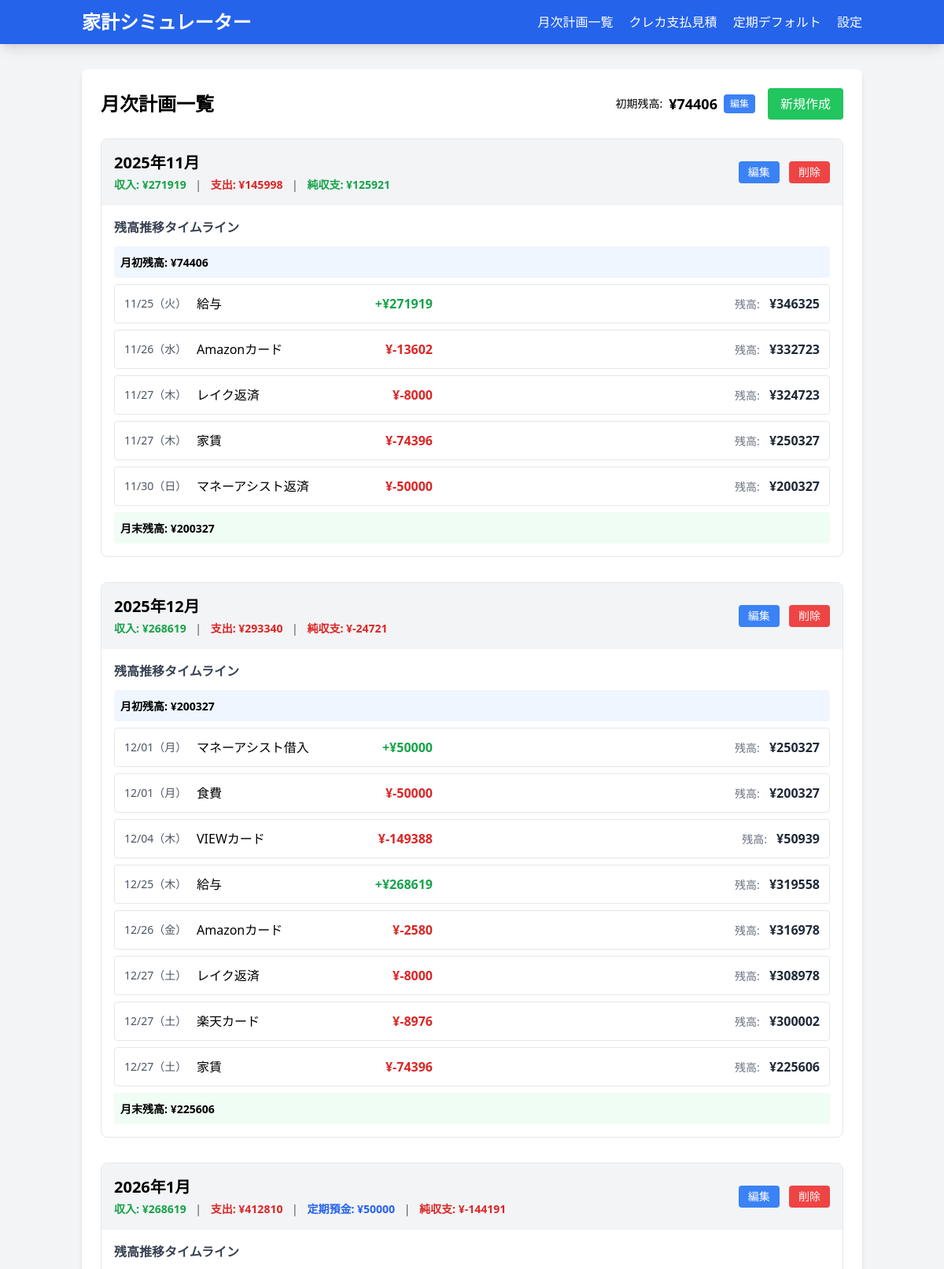
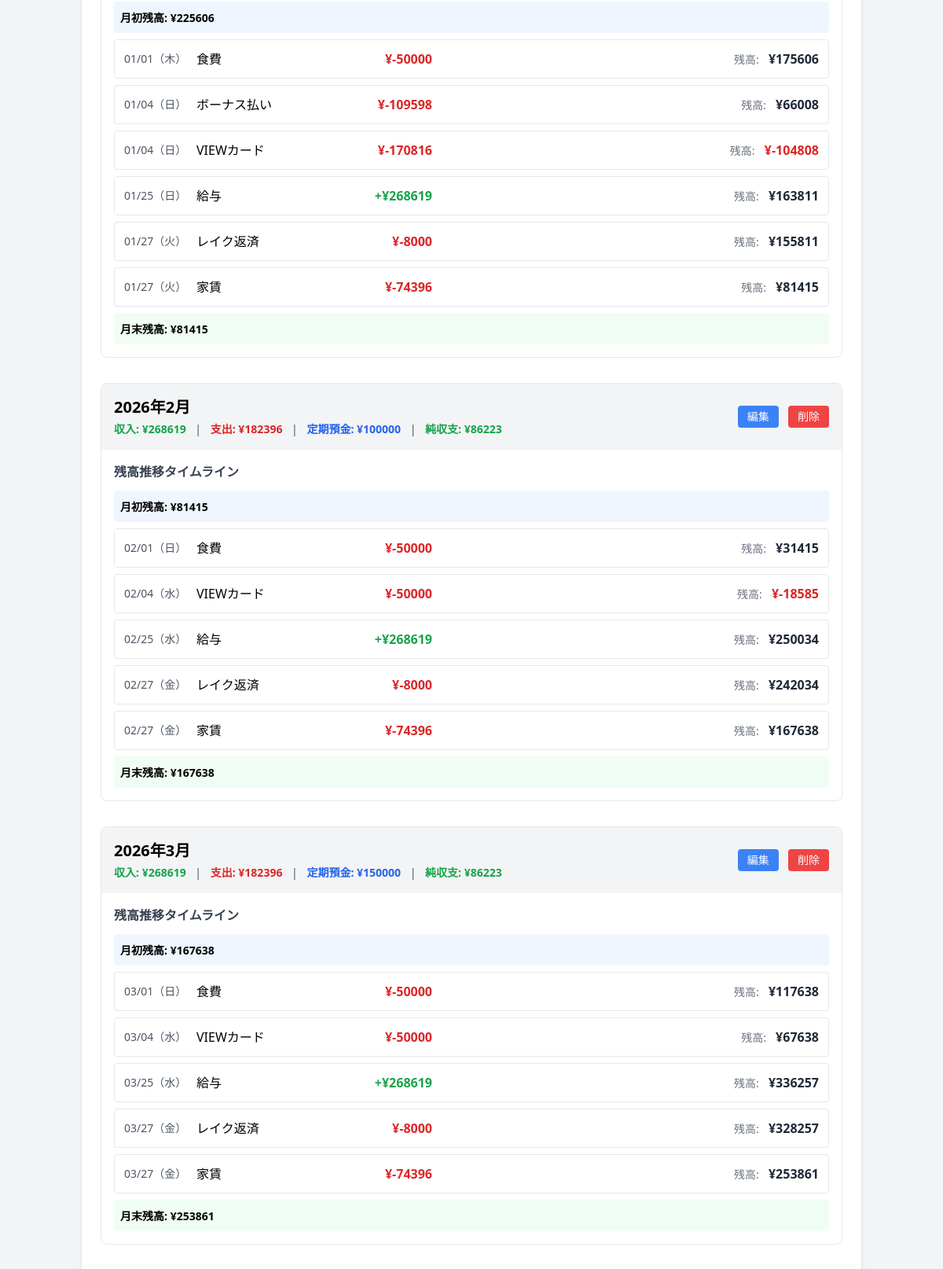
The page / (upper part) on the database its author committed (2 pictures, top to bottom).
### budget_app/models.py (models this page shows, shortened)
class MonthlyPlan(models.Model):
    year_month = models.CharField(max_length=7, unique=True, verbose_name="年月")  # YYYY-MM
    salary = models.IntegerField(default=0, verbose_name="給与")
    bonus = models.IntegerField(default=0, verbose_name="ボーナス")
    food = models.IntegerField(default=0, verbose_name="食費")
    rent = models.IntegerField(default=0, verbose_name="家賃")
    lake = models.IntegerField(default=0, verbose_name="レイク返済")
    view_card = models.IntegerField(default=0, verbose_name="VIEWカード")
    view_card_bonus = models.IntegerField(default=0, verbose_name="ボーナス払い")
    rakuten_card = models.IntegerField(default=0, verbose_name="楽天カード")
    paypay_card = models.IntegerField(default=0, verbose_name="PayPayカード")
    vermillion_card = models.IntegerField(default=0, verbose_name="VERMILLION CARD")
    amazon_card = models.IntegerField(default=0, verbose_name="Amazonカード")
    savings = models.IntegerField(default=0, verbose_name="定期預金")
    loan = models.IntegerField(default=0, verbose_name="マネーアシスト返済")
    loan_borrowing = models.IntegerField(default=0, verbose_name="マネーアシスト借入")
    other = models.IntegerField(default=0, verbose_name="その他")
    created_at = models.DateTimeField(auto_now_add=True, verbose_name="作成日時")
    updated_at = models.DateTimeField(auto_now=True, verbose_name="更新日時")
    class Meta:
        verbose_name = "月次計画"
        verbose_name_plural = "月次計画"
        ordering = ['year_month']
    def get_total_income(self):
        return self.salary + self.bonus
    def get_total_expenses(self):
        return (
            self.food + self.rent + self.lake +
            self.view_card + self.view_card_bonus +
            self.rakuten_card +
            self.paypay_card +
            self.vermillion_card +
            self.amazon_card +
            self.savings + self.loan + self.other
        )
    def get_net_income(self):
        return self.get_total_income() - self.get_total_expenses()

### budget_app/views.py (the view)
# urls.py: path('', views.plan_list, name='index'),
def plan_list(request):
    from datetime import date
    import calendar
    plans = list(MonthlyPlan.objects.all().order_by('year_month'))
    config = SimulationConfig.objects.filter(is_active=True).first()
    initial_balance = config.initial_balance if config else 0
    savings_enabled = config.savings_enabled if config else False
    savings_amount = config.savings_amount if (config and savings_enabled) else 0
    savings_start_month = config.savings_start_month if (config and savings_enabled) else None
    current_balance = initial_balance
    cumulative_savings = 0  # 定期預金の累計
    for plan in plans:
        plan.total_income = plan.get_total_income()
        plan.total_expenses = plan.get_total_expenses()
        plan.net_income = plan.get_net_income()
        plan.has_savings = savings_enabled and savings_start_month and plan.year_month >= savings_start_month
        if plan.has_savings:
            cumulative_savings += savings_amount
        plan.savings_amount_display = cumulative_savings if plan.has_savings else 0
        year, month = map(int, plan.year_month.split('-'))
        last_day = calendar.monthrange(year, month)[1]
        timeline = []
        plan.start_balance = current_balance
        def clamp_day(day: int) -> int:
            return min(max(day, 1), last_day)
        transactions = [
            {'date': date(year, month, clamp_day(25)), 'name': '給与', 'amount': plan.salary},
            {'date': date(year, month, clamp_day(25)), 'name': 'ボーナス', 'amount': plan.bonus},
            {'date': date(year, month, clamp_day(1)), 'name': '食費', 'amount': -plan.food},
            {'date': date(year, month, clamp_day(27)), 'name': '家賃', 'amount': -plan.rent},
            {'date': date(year, month, clamp_day(27)), 'name': 'レイク返済', 'amount': -plan.lake},
            {'date': date(year, month, clamp_day(4)), 'name': 'VIEWカード', 'amount': -plan.view_card},
            {'date': date(year, month, clamp_day(4)), 'name': 'ボーナス払い', 'amount': -plan.view_card_bonus},
            {'date': date(year, month, clamp_day(27)), 'name': '楽天カード', 'amount': -plan.rakuten_card},
            {'date': date(year, month, clamp_day(27)), 'name': 'PayPayカード', 'amount': -plan.paypay_card},
            {'date': date(year, month, clamp_day(4)), 'name': 'VERMILLION CARD', 'amount': -plan.vermillion_card},
            {'date': date(year, month, clamp_day(26)), 'name': 'Amazonカード', 'amount': -plan.amazon_card},
            {'date': date(year, month, clamp_day(last_day)), 'name': 'マネーアシスト返済', 'amount': -plan.loan},
            {'date': date(year, month, clamp_day(1)), 'name': 'マネーアシスト借入', 'amount': plan.loan_borrowing},
        ]
        if plan.other != 0:
            transactions.append({
                'date': None,
                'name': 'その他',
                'amount': -plan.other,
            })
        transactions.sort(key=lambda x: (x['date'] if x['date'] is not None else date.max, -x['amount']))
        for transaction in transactions:
            if transaction['amount'] == 0:
                continue
            current_balance += transaction['amount']
            timeline.append({
                'date': transaction['date'],
                'name': transaction['name'],
                'amount': transaction['amount'],
                'balance': current_balance,
                'is_income': transaction['amount'] > 0
            })
        plan.timeline = timeline
        plan.final_balance = current_balance
    return render(request, 'budget_app/plan_list.html', {
        'plans': plans,
        'initial_balance': initial_balance,
    })

### budget_app/templatetags/budget_filters.py (called while the page is built)
@register.filter
def format_year_month(value):
    if not value:
        return ''
    try:
        year_str, month_str = str(value).split('-', 1)
        year = int(year_str)
        month = int(month_str.split(':')[0])  # guard against potential suffixes
    except (ValueError, AttributeError):
        return value
    return f'{year}年{month}月'

@register.filter
def yen(value):
    if value in ('', None):
        amount = 0
    else:
        try:
            amount = int(value)
        except (TypeError, ValueError):
            return value
    return f'¥{intcomma(amount)}'

### budget_app/templates/budget_app/plan_list.html (shortened to what this page needs)
{% extends 'budget_app/base.html' %}
{% load humanize budget_filters %}
{% block content %}
<div class="bg-white rounded-lg shadow-md p-6">
    <div class="flex justify-between items-center mb-6">
        <h2 class="text-2xl font-bold">月次計画一覧</h2>
        <div class="flex items-center space-x-4">
            <div class="flex items-center space-x-2">
                <span class="text-sm font-medium">初期残高:</span>
                <span id="initial-balance-display" class="font-bold text-lg">{{ initial_balance|yen }}</span>
                <button onclick="toggleInitialBalanceEdit()" class="bg-blue-500 text-white px-2 py-1 text-xs rounded hover:bg-blue-600">編集</button>
            </div>
            <a href="{% url 'budget_app:plan_create' %}" class="bg-green-500 text-white px-4 py-2 rounded hover:bg-green-600">
                新規作成
            </a>
        </div>
    </div>
    {% if plans %}
        {% for plan in plans %}
        <div class="mb-8 border rounded-lg overflow-hidden" id="plan-{{ plan.pk }}">
            <div class="bg-gray-100 p-4 flex justify-between items-center">
                <div>
                    <h3 class="text-xl font-bold">{{ plan.year_month|format_year_month }}</h3>
                    <div class="text-sm text-gray-600 mt-1">
                        <span class="text-green-600 font-semibold">収入: {{ plan.total_income|yen }}</span>
                        <span class="mx-2">|</span>
                        <span class="text-red-600 font-semibold">支出: {{ plan.total_expenses|yen }}</span>
                        {% if plan.has_savings %}
                            <span class="mx-2">|</span>
                            <span class="text-blue-600 font-semibold">定期預金: {{ plan.savings_amount_display|yen }}</span>
                        {% endif %}
                        <span class="mx-2">|</span>
                        <span class="{% if plan.net_income >= 0 %}text-green-600{% else %}text-red-600{% endif %} font-semibold">
                            純収支: {{ plan.net_income|yen }}
                        </span>
                    </div>
                </div>
                <div class="space-x-2">
                    <button onclick="toggleEdit{{ plan.pk }}()" class="bg-blue-500 text-white px-3 py-1 rounded hover:bg-blue-600 text-sm">編集</button>
                    <form method="post" action="{% url 'budget_app:plan_delete' plan.pk %}" class="inline" onsubmit="return confirm('本当に削除しますか？')">
                        <button type="submit" class="bg-red-500 text-white px-3 py-1 rounded hover:bg-red-600 text-sm">削除</button>
                    </form>
                </div>
            </div>
            <div class="p-4">
                <h4 class="font-bold mb-3 text-gray-700">残高推移タイムライン</h4>
                <div class="bg-blue-50 p-2 mb-2 rounded">
                    <span class="text-sm font-semibold">月初残高: {{ plan.start_balance|yen }}</span>
                </div>
                <div class="space-y-2">
                    {% for item in plan.timeline %}
                    <div class="flex items-center justify-between p-3 bg-white border rounded hover:bg-gray-50">
                        <div class="flex items-center space-x-3 flex-1">
                            {% if item.date %}
                            <span class="text-sm text-gray-600 w-20">{{ item.date|date:"m/d（D）" }}</span>
                            {% else %}
                            <span class="text-sm text-gray-600 w-20"></span>
                            {% endif %}
                            <span class="font-medium w-40">{{ item.name }}</span>
                            <span class="{% if item.is_income %}text-green-600{% else %}text-red-600{% endif %} font-semibold w-32 text-right">
                                {% if item.is_income %}+{% endif %}{{ item.amount|yen }}
                            </span>
                        </div>
                        <div class="text-right">
                            <span class="text-sm text-gray-500">残高:</span>
                            <span class="font-bold ml-2 {% if item.balance < 0 %}text-red-600{% else %}text-gray-800{% endif %}">
                                {{ item.balance|yen }}
                            </span>
                        </div>
                    </div>
                    {% endfor %}
                </div>
                <div class="bg-green-50 p-2 mt-2 rounded">
                    <span class="text-sm font-semibold">月末残高: {{ plan.final_balance|yen }}</span>
                </div>
            </div>
        </div>
        {% endfor %}
    {% else %}
        <p class="text-gray-600">月次計画がありません。</p>
        <a href="{% url 'budget_app:plan_create' %}" class="text-blue-600 hover:underline">最初の計画を作成</a>
    {% endif %}
</div>
{% block extra_js %}
<link rel="stylesheet" type="text/css" href="https://cdn.jsdelivr.net/npm/toastify-js/src/toastify.min.css">
{% endblock %}
{% endblock %}

### budget_app/templates/budget_app/base.html (shortened to what this page needs)
<!DOCTYPE html>
<html lang="ja">
<head>
    <script src="https://cdn.tailwindcss.com"></script>
</head>
<body class="bg-gray-100">
    <nav class="bg-blue-600 text-white shadow-lg">
        <div class="container mx-auto px-4 py-3">
            <div class="flex justify-between items-center">
                <h1 class="text-2xl font-bold"><a href="{% url 'budget_app:index' %}" class="hover:opacity-80">家計シミュレーター</a></h1>
                <div class="space-x-4">
                    <a href="{% url 'budget_app:index' %}" class="hover:underline">月次計画一覧</a>
                    <a href="{% url 'budget_app:credit_estimates' %}" class="hover:underline">クレカ支払見積</a>
                    <a href="{% url 'budget_app:credit_defaults' %}" class="hover:underline">定期デフォルト</a>
                    <a href="{% url 'budget_app:config' %}" class="hover:underline">設定</a>
            </div>
        </div>
    </nav>
    <main class="container mx-auto px-4 py-8">
        {% block content %}{% endblock %}
    </main>
</body>
</html>

### rows shown on the page
MonthlyPlan: year_month "2025年11月", total_income|yen "¥271919", total_expenses|yen "¥145998", net_income|yen "¥125921", start_balance|yen "¥74406", date "11/25（火）" "11/26（水）" "11/27（木）" "11/27（木）" "11/30（日）", name "給与" "Amazonカード" "レイク返済" "家賃" "マネーアシスト返済", amount|yen "¥271919" "¥-13602" "¥-8000" "¥-74396" "¥-50000", balance|yen "¥346325" "¥332723" "¥324723" "¥250327" "¥200327", final_balance|yen "¥200327"
MonthlyPlan: year_month "2025年12月", total_income|yen "¥268619", total_expenses|yen "¥293340", net_income|yen "¥-24721", start_balance|yen "¥200327", date "12/01（月）" "12/01（月）" "12/04（木）" "12/25（木）" "12/26（金）" "12/27（土）" "12/27（土）" "12/27（土）", name "マネーアシスト借入" "食費" "VIEWカード" "給与" "Amazonカード" "レイク返済" "楽天カード" "家賃", amount|yen "¥50000" "¥-50000" "¥-149388" "¥268619" "¥-2580" "¥-8000" "¥-8976" "¥-74396", balance|yen "¥250327" "¥200327" "¥50939" "¥319558" "¥316978" "¥308978" "¥300002" "¥225606", final_balance|yen "¥225606"
MonthlyPlan: year_month "2026年1月", total_income|yen "¥268619", total_expenses|yen "¥412810", savings_amount_display|yen "¥50000", net_income|yen "¥-144191", start_balance|yen "¥225606", date "01/01（木）" "01/04（日）" "01/04（日）" "01/25（日）" "01/27（火）" "01/27（火）", name "食費" "ボーナス払い" "VIEWカード" "給与" "レイク返済" "家賃", amount|yen "¥-50000" "¥-109598" "¥-170816" "¥268619" "¥-8000" "¥-74396", balance|yen "¥175606" "¥66008" "¥-104808" "¥163811" "¥155811" "¥81415", final_balance|yen "¥81415"
MonthlyPlan: year_month "2026年2月", total_income|yen "¥268619", total_expenses|yen "¥182396", savings_amount_display|yen "¥100000", net_income|yen "¥86223", start_balance|yen "¥81415", date "02/01（日）" "02/04（水）" "02/25（水）" "02/27（金）" "02/27（金）", name "食費" "VIEWカード" "給与" "レイク返済" "家賃", amount|yen "¥-50000" "¥-50000" "¥268619" "¥-8000" "¥-74396", balance|yen "¥31415" "¥-18585" "¥250034" "¥242034" "¥167638", final_balance|yen "¥167638"
MonthlyPlan: year_month "2026年3月", total_income|yen "¥268619", total_expenses|yen "¥182396", savings_amount_display|yen "¥150000", net_income|yen "¥86223", start_balance|yen "¥167638", date "03/01（日）" "03/04（水）" "03/25（水）" "03/27（金）" "03/27（金）", name "食費" "VIEWカード" "給与" "レイク返済" "家賃", amount|yen "¥-50000" "¥-50000" "¥268619" "¥-8000" "¥-74396", balance|yen "¥117638" "¥67638" "¥336257" "¥328257" "¥253861", final_balance|yen "¥253861"

### other values the page prints
{{ initial_balance|yen }} "¥74406"
